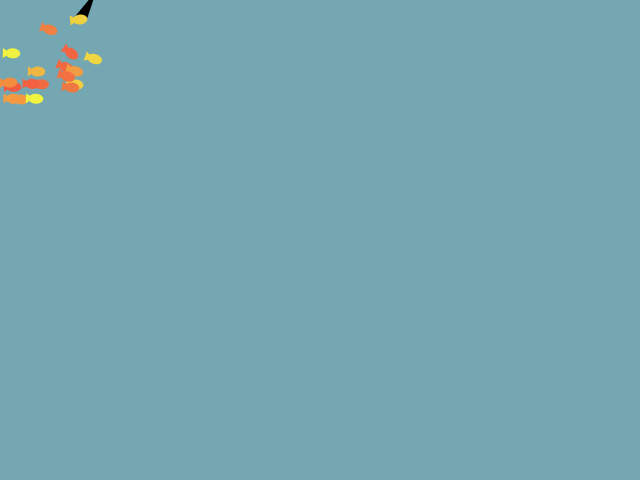
Frame 1 (no input)
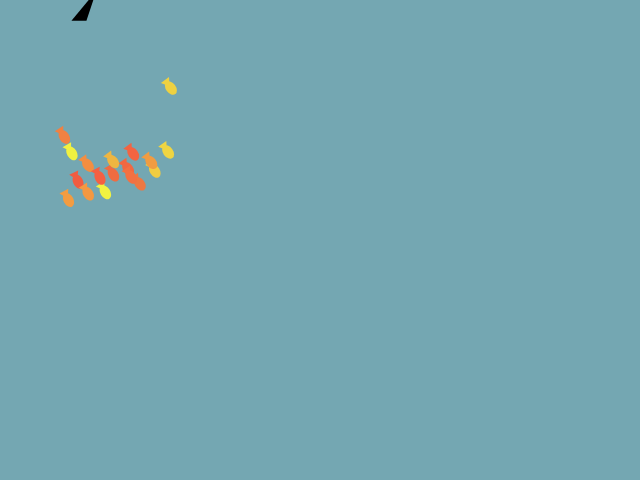
Frame 60 (no input)
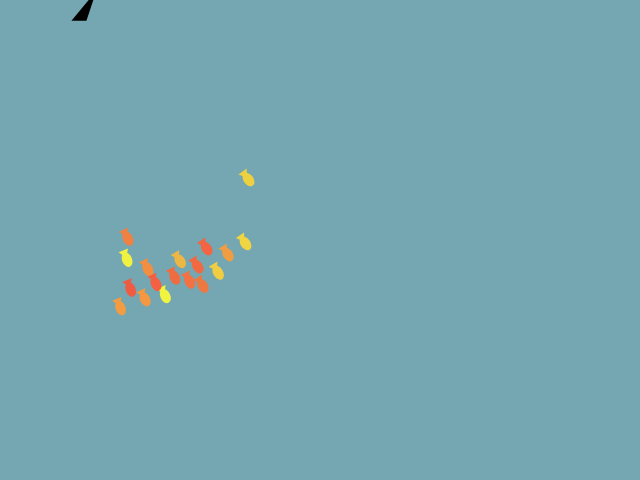
Frame 120 (the mouse pressed at the canvas centre since frame 60)

The p5.js sketch that drew these frames (run headless with seeded random() and noise() and a simulated clock; from frame 60 on, the mouse is pressed at the canvas centre):

// p5.js sketch
// ── sketch.js
//
//  School of fish fleeing from a shark.
//  Mouse Click moves shark

var shark;
var fish = [];

function setup() {
  shark = new Shark();

  for (var i = 0; i < random(10, 30); i++) {
    fish.push(new Boid());
  }

  createCanvas(640, 480);
}

function draw() {
  background(116, 167, 178);

  shark.display();

  // Update Swarm
  for (var i = 0; i < fish.length; i++) {
    fish[i].behaviors(fish, shark);
    fish[i].update();
    fish[i].display();
  }
}

function mouseClicked() {
  shark.move(mouseX, mouseY);
  // prevent default
  return false;
}

// ── boid.js
function Boid() {

  // Movement Vectors
  this.pos = createVector(random(0, width), random(20, height));
  this.vel = createVector(random(1, 2), 0);
  this.acc = createVector(0, 0);

  // Speed Limit
  this.maxSpeed = 2;

  // Steering Limit
  this.maxSteering = 0.5;

  // Fish color (Gold/Orange)
  this.color = color(random(238, 244), random(80, 244), random(65, 66));
}

Boid.prototype.behaviors = function(school, shark) {
  this.separate(school);
  this.alignment(school);
  this.cohesion(school);

  this.flee(shark);
}

Boid.prototype.applyForce = function(f) {
  this.acc.add(f);
}

Boid.prototype.cohesion = function(school) {

  var neighborDistance = 50;
  var centroid = createVector(0, 0);
  var count = 0;

  // Compute the centroid of the swarm
  for (var neighbor = 0; neighbor < school.length; neighbor++) {
    var distance = this.pos.dist(school[neighbor].pos);
    if (distance > 0 && distance < neighborDistance) {
      centroid.add(school[neighbor].pos);
    }
  }

  // Seek to the centroid to keep the swarm together
  if (count > 0) {
    centroid.div(count);
    this.seek(centroid);
  }
}

Boid.prototype.seek = function(target) {
  // Get vector pointing towards target
  var towards = p5.Vector.sub(target, this.pos);
  towards.normalize();
  towards.mult(this.maxSpeed);

  // Calculate Reynolds ( Steering = desired - velocity )
  var steering = p5.Vector.sub(towards, this.vel);
  steering.limit(this.maxSteering);
  this.applyForce(steering);
}

Boid.prototype.alignment = function(school) {
  var neighborDistance = 70;
  var desired = createVector(0, 0);

  for (var neighbor = 0; neighbor < school.length; neighbor++) {

    var distance = this.pos.dist(school[neighbor].pos);

    // If within impact radius
    if (distance > 0 && distance < neighborDistance) {
      desired.add(school[neighbor].vel);
    }
  }

  // Get swarm velocity
  desired.normalize();
  desired.mult(this.maxSpeed);

  // Calculate Steering Force and Apply
  var steering = p5.Vector.sub(desired, this.velocity);
  steering.limit(this.maxSteering);
  this.applyForce(steering);
}

Boid.prototype.flee = function(shark) {

  // Get vector pointing away from target
  var desired = p5.Vector.sub(this.pos, shark.pos);
  var distance = desired.mag();

  if (distance < 70) {

    // Normalize desired and scale speed, faster if closer to target
    desired.normalize();
    desired.mult(map(distance, 70, 0, 0, this.maxSpeed));

    // Steering = Desired minus velocity
    var steer = p5.Vector.sub(desired, this.velocity);
    steer.limit(this.maxForce);
    this.applyForce(steer);
  }
}

Boid.prototype.separate = function(school) {

  var neighborDistance = 20;
  var relevantCount = 0;
  var desired = createVector(0, 0);

  for (var neighbor = 0; neighbor < school.length; neighbor++) {

    // Vector pointing away from neighbor
    var away = p5.Vector.sub(this.pos, school[neighbor].pos);
    var distance = away.mag();

    // Assign a weightage by distance
    if (distance > 0 && distance < neighborDistance) {
      away.normalize();
      away.div(distance);
      desired.add(away);
      relevantCount++;
    }
  }

  // Move away from neighbors with max speed
  if (relevantCount > 0) {
    desired.div(relevantCount);
    desired.mult(this.maxSpeed);
    var steering = p5.Vector.sub(desired, this.velocity);
    steering.limit(this.maxSteering);
    this.applyForce(steering);
  }
}

Boid.prototype.borders = function() {
  // Wrap around
  if (this.pos.x < 0) this.pos.x = width;
  if (this.pos.x > width) this.pos.x = 0;
  if (this.pos.y < 0) this.pos.y = height;
  if (this.pos.y > height) this.pos.y = 0;
}

Boid.prototype.update = function() {

  // Update movement vectors
  this.vel.add(this.acc);
  this.vel.limit(this.maxSpeed)
  this.pos.add(this.vel);
  this.acc.mult(0);

  this.borders();
}

Boid.prototype.display = function() {
  push();
  translate(this.pos.x, this.pos.y);
  rotate(this.vel.heading())
  noStroke();
  fill(this.color);
  beginShape();
  vertex(-5, -5);
  vertex(-5, 5);
  vertex(3, 0);
  endShape();
  ellipse(5, 0, 15, 10);
  pop();
}


// ── shark.js
//
//  Big Scary Shark
//
function Shark() {
  this.pos = createVector(random(0, width), random(0, height));
}

Shark.prototype.move = function(x, y) {
  this.pos.set(x, y);
}

Shark.prototype.display = function() {
  push();
  translate(this.pos.x, this.pos.y);
  noStroke();
  fill(0, 0, 0);
  beginShape();
  vertex(25, -30);
  vertex(15, 0);
  vertex(0, 0);
  endShape();
  pop();
}
